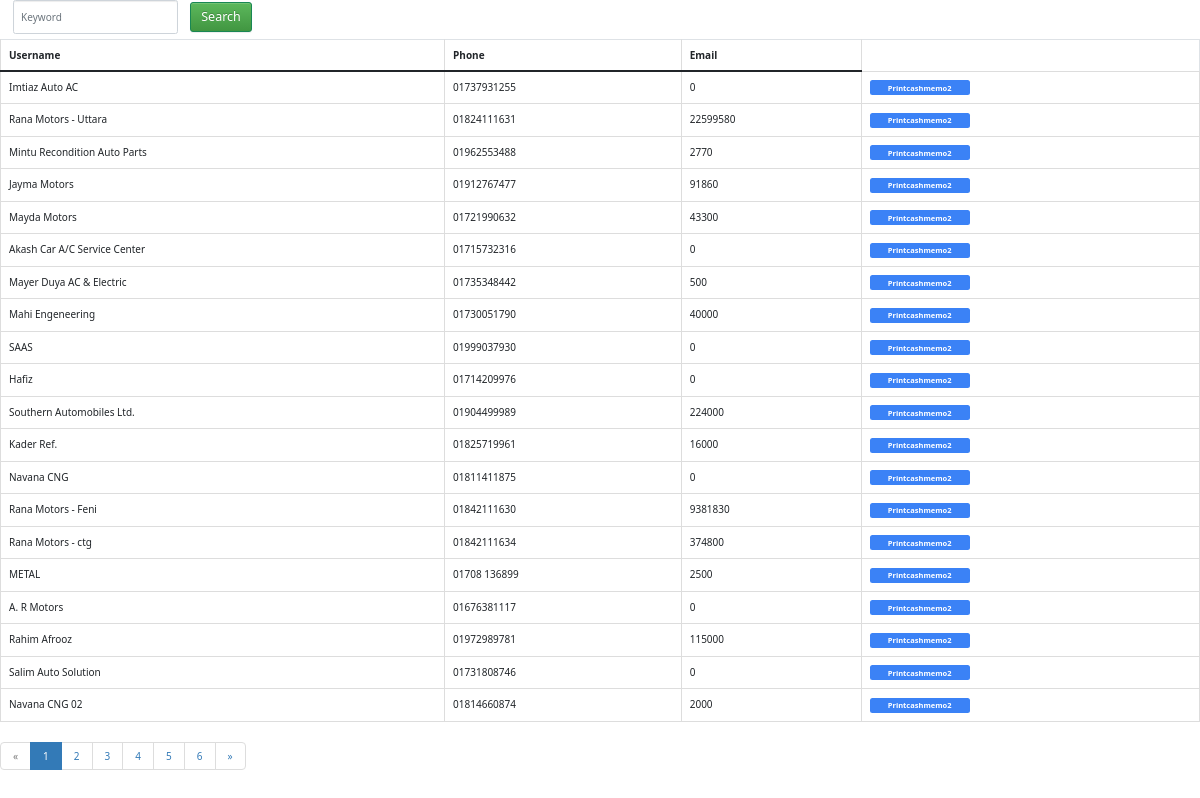
Page /customerlist (signed in) on the earlier database version.
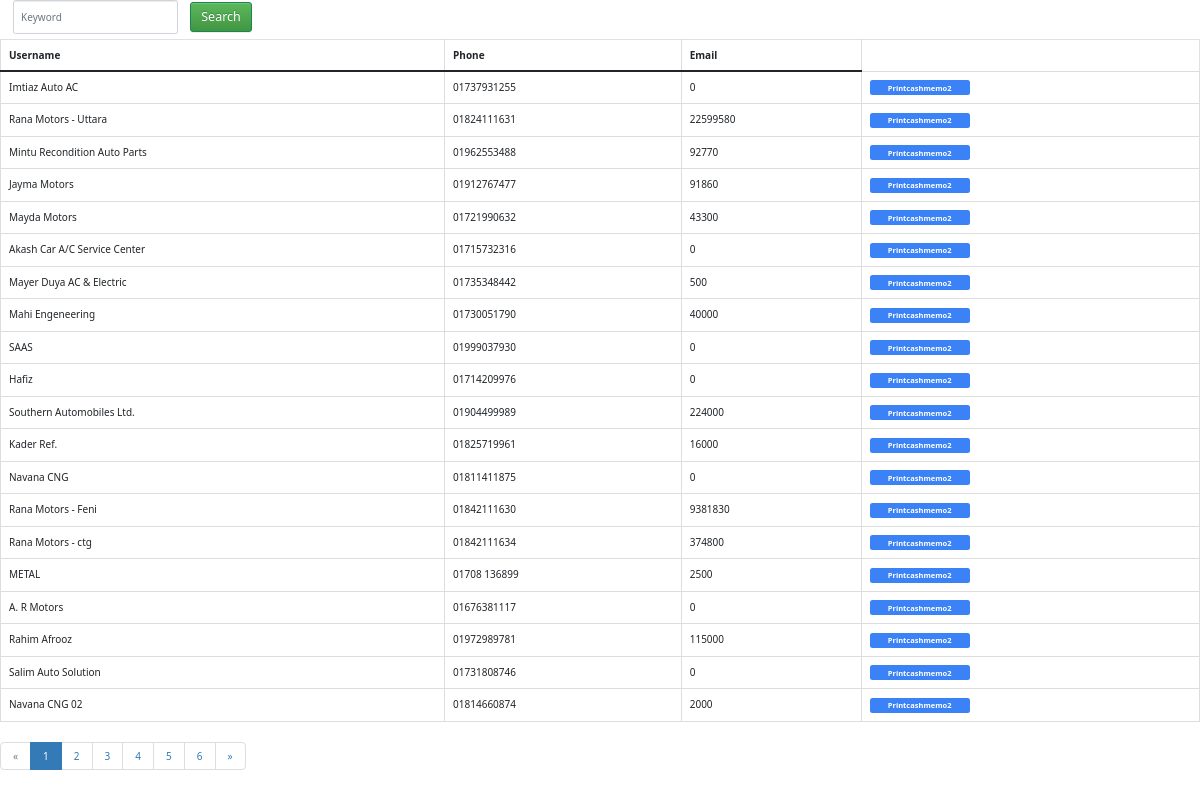
Same page on the later database version.
### core/models.py (models this page shows, shortened)
class Customer(models.Model):
    name = models.CharField(max_length=200)
    address = models.CharField(max_length=200)
    Phone = models.CharField(max_length=200)
    balance = models.PositiveIntegerField(default=0,null=True)

### core/views.py (the view)
# urls.py: path('customerlist', views.customerlist, name='customerlist'),
@login_required
def customerlist(request):
    user_list = Customer.objects.all()
    page = request.GET.get('page', 1)
    paginator = Paginator(user_list, 20)
    try:
        users = paginator.page(page)
    except PageNotAnInteger:
        users = paginator.page(1)
    except EmptyPage:
        users = paginator.page(paginator.num_pages)
    return render(request, 'core/customerlist.html', { 'users': users })

### core/templates/core/customerlist.html (shortened to what this page needs)
<!DOCTYPE html>
<html lang="en">
<head>
<link rel="stylesheet" href="https://cdn.jsdelivr.net/npm/bootstrap@3.3.7/dist/css/bootstrap.min.css">
<link rel="stylesheet" href="https://cdn.jsdelivr.net/npm/bootstrap@3.3.7/dist/css/bootstrap-theme.min.css">
</head>
<link href="https://cdn.jsdelivr.net/npm/bootstrap@5.0.2/dist/css/bootstrap.min.css" rel="stylesheet">
    <link rel="stylesheet" href="https://cdnjs.cloudflare.com/ajax/libs/font-awesome/6.0.0/css/all.min.css" />
<link rel="stylesheet" href="https://cdn.jsdelivr.net/npm/tw-elements/dist/css/index.min.css" />
<script src="https://cdn.tailwindcss.com"></script>
<body>
    <form action="{% url 'search_results' %}" class="form-inline" method="get">
      <div class="form-group mx-sm-3 mb-2">
       <input name="search" type="" class="form-control" id="" placeholder="Keyword">
       </div>
       <button type="submit" class="btn btn-success btn-lg mb-2">Search</button>
  </form>
    <table class="table table-bordered">
        <thead>
          <tr>
            <th>Username</th>
            <th>Phone</th>
            <th>Email</th>
          </tr>
        </thead>
        <tbody>
          {% for user in users %}
            <tr>
              <td>{{ user.name }}</td>
              <td>{{ user.Phone }}</td>
              <td>{{ user.balance }}</td>
              <td><button class="bg-blue-500 hover:bg-blue-700 text-white text-xs font-bold py-1 px-1 rounded w-40  mr-px"
          onclick="window.location.href = '{{user.id}}/billcustomer'">
          Printcashmemo2
            </button>
        </td>
            </tr>
          {% endfor %}
        </tbody>
      </table>
      {% if users.has_other_pages %}
        <ul class="pagination">
          {% if users.has_previous %}
            <li><a href="?page={{ users.previous_page_number }}">&laquo;</a></li>
          {% else %}
            <li class="disabled"><span>&laquo;</span></li>
          {% endif %}
          {% for i in users.paginator.page_range %}
            {% if users.number == i %}
              <li class="active"><span>{{ i }} <span class="sr-only">(current)</span></span></li>
            {% else %}
              <li><a href="?page={{ i }}">{{ i }}</a></li>
            {% endif %}
          {% endfor %}
          {% if users.has_next %}
            <li><a href="?page={{ users.next_page_number }}">&raquo;</a></li>
          {% else %}
            <li class="disabled"><span>&raquo;</span></li>
          {% endif %}
        </ul>
      {% endif %}
</body>
</html>

Differences in the rows shown:
changed Customer "Mintu Recondition Auto Parts": balance "2770" → "92770"
